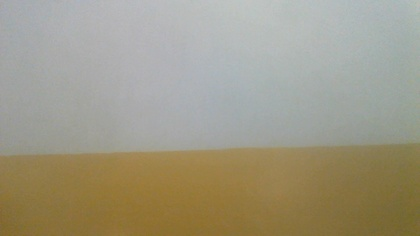
%> input picture Images/Background.JPG, 420 x 236 px, shrunk from 1280 x 720 before the run
$ octave RemoveBackground.m   (GNU Octave 9; MATLAB toolbox functions it lacks are replaced by stand-ins)
%> lines starting %> are read from the running program, lines starting %| are printed output that depends on the picture
%%
bkg = imread('Images/Background.JPG');
%> bkg is the input picture: size 236x420x3 uint8; mean R, G, B 158.8, 152.9, 132.5
img = imread('Images/Image.jpg');
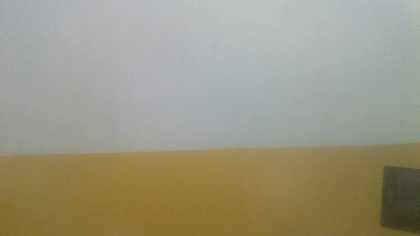
%> input picture Images/Image.JPG, 420 x 236 px, shrunk from 1280 x 720 before the run
%> img is the input picture: size 236x420x3 uint8; mean R, G, B 156.4, 151.2, 131.2

%%
img_gray = rgb2gray(img);
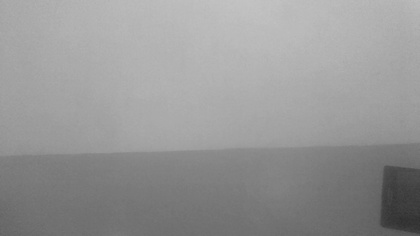
%> img_gray: size 236x420 uint8; min 46, max 195, mean 150.4
bkg_gray = rgb2gray(bkg);
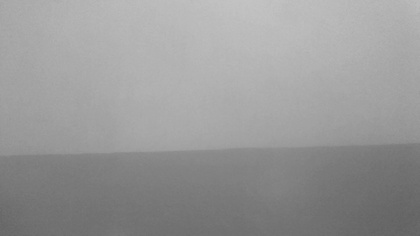
%> bkg_gray: size 236x420 uint8; min 97, max 196, mean 152.4

%%
img_diff = imsubtract(bkg_gray,img_gray);
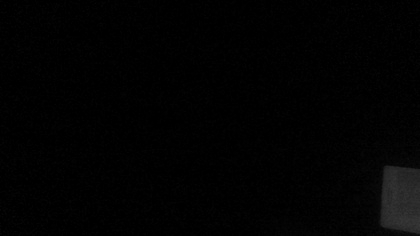
%> img_diff: size 236x420 uint8; min 0, max 56, mean 2.2
imshow(img_diff);

%%
img_ = img_diff;
% img_ = bwareaopen(img_diff,100);
img_filled = imfill(img_,'holes');
imshow(img_filled);

%%
img_filled=uint8(img_filled);
[r, c]=size(img_filled);
%> r = 236; c = 420
for i=1:r
    for j=1:c
        if img_filled(i,j)==255
            img_filled(i,j)=1;
        end
    end
end
output_image(:,:,1)=img(:,:,1).*img_filled;
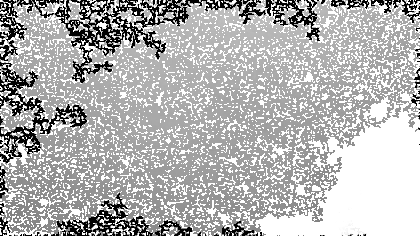
%> output_image: size 236x420 uint8; min 0, max 255, mean 180.7
output_image(:,:,2)=img(:,:,2).*img_filled;
output_image(:,:,3)=img(:,:,3).*img_filled;
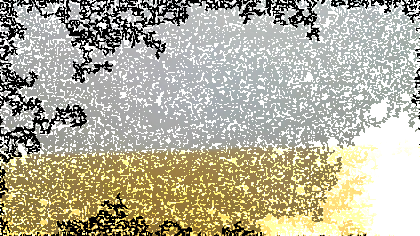
%> output_image: size 236x420x3 uint8; mean R, G, B 180.7, 176.9, 157.2
imshow(output_image);

%%
clear all;
clc;
